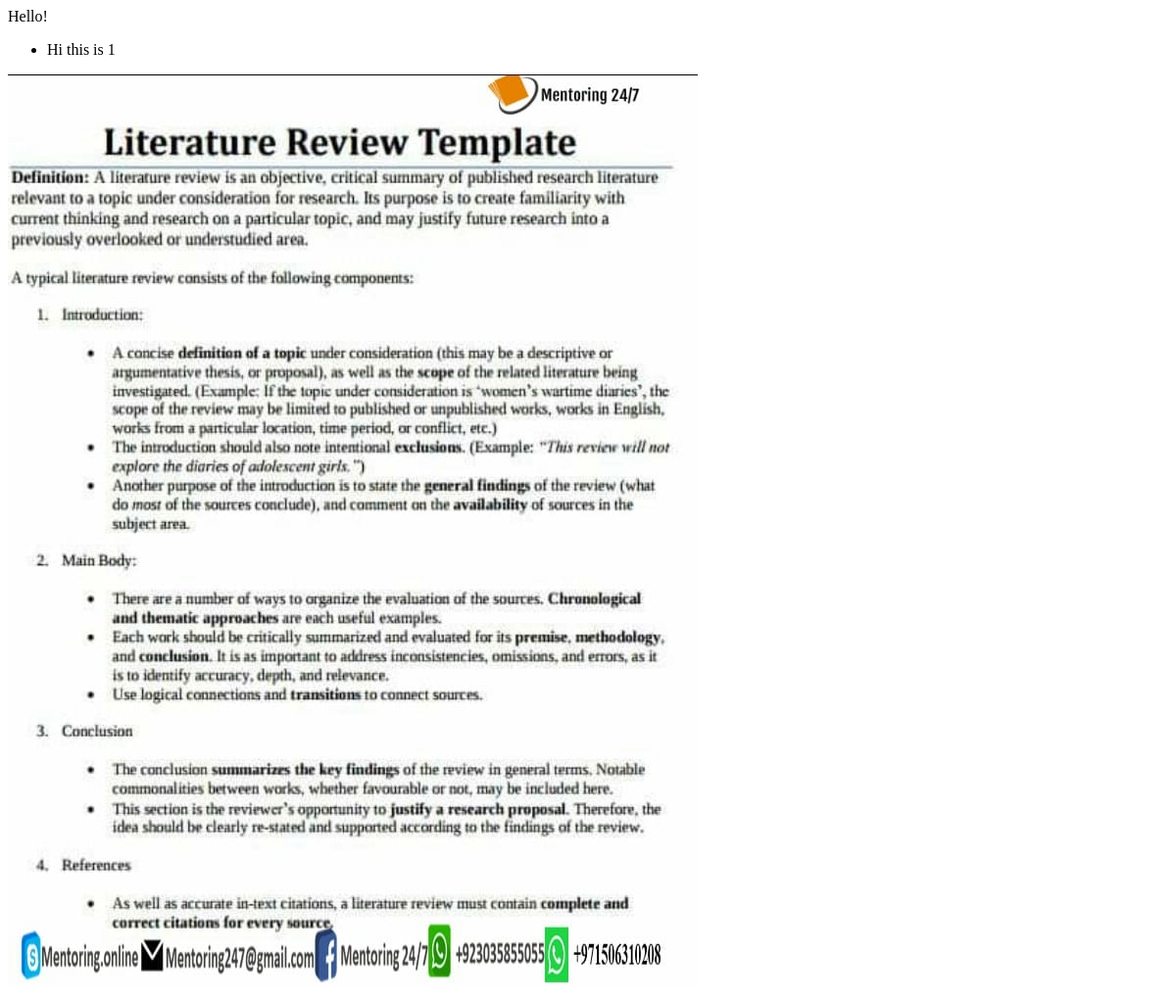
The page /user/ on the database as committed earlier.
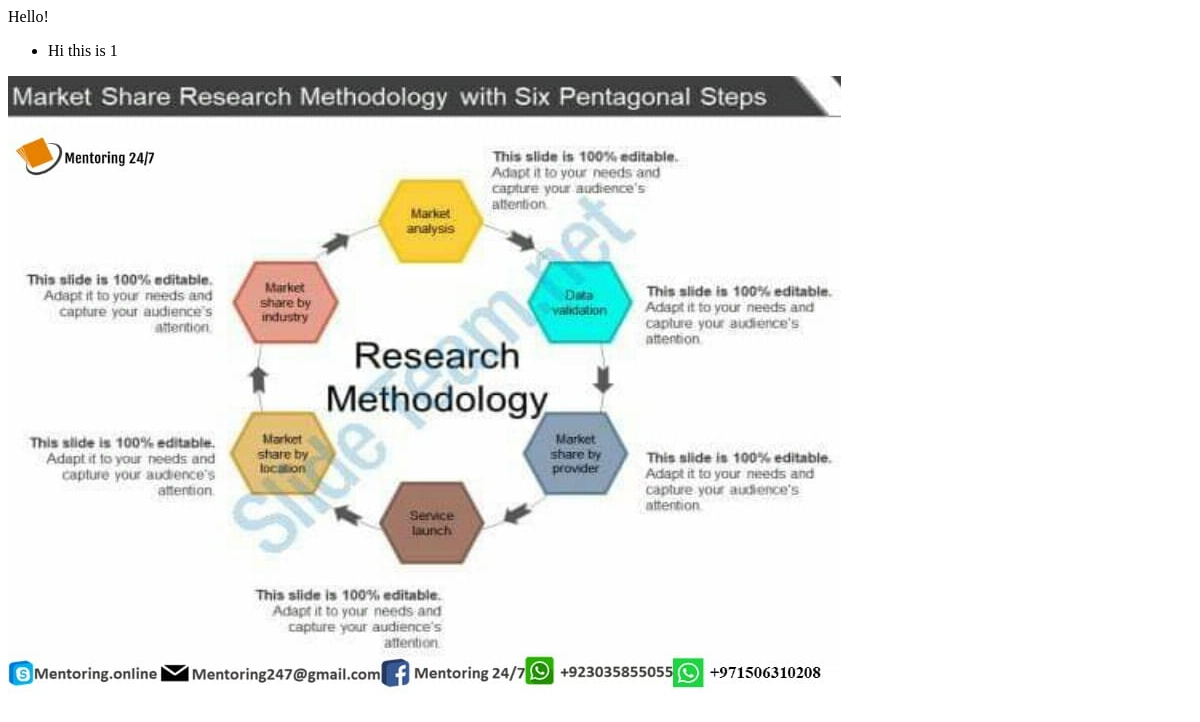
The same page on the database as committed later.
### user/models.py (models this page shows, shortened)
class Userprofile(models.Model):
    name=models.CharField(max_length=30,default="abc")
    image=models.ImageField()
    date=models.DateField(auto_now=False, auto_now_add=True)

### user/views.py (the view)
# urls.py: path('',views.index,name='index'),
def index(request):
    context=Userprofile.objects.all()[1]
    return render(request,'user/index.html',{'context':context})

### user/templates/user/index.html
{% extends "user/base.html" %}
{% block body %}
<ul>
    <li>
        Hi this is 1
    </li>
</ul>
<img src="{{context.image.url}}" alt="Image">
{% endblock body %}

### user/templates/user/base.html (shortened to what this page needs)
<!DOCTYPE html>
<html lang="en">
<head>
</head>
<body>
    Hello!
    {% block body %}
    {% endblock body %}
</body>
</html>

Rows that differ between the two databases and show on the page:
changed Userprofile: image: a different picture
